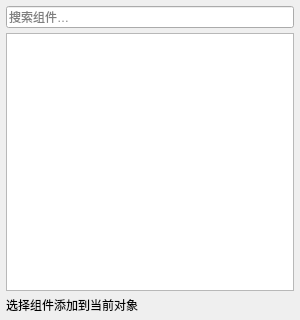
<?xml version="1.0" encoding="UTF-8"?>
<ui version="4.0"><class>AddComponentPopupForm</class><widget class="QDialog" name="AddComponentPopupForm">
<property name="windowTitle"><string>添加组件</string></property><property name="minimumSize"><size><width>300</width><height>320</height></size></property>
<layout class="QVBoxLayout" name="layout"><property name="spacing"><number>5</number></property><property name="leftMargin"><number>6</number></property><property name="rightMargin"><number>6</number></property><property name="topMargin"><number>6</number></property><property name="bottomMargin"><number>6</number></property>
<item><widget class="QLineEdit" name="searchEdit"><property name="placeholderText"><string>搜索组件…</string></property><property name="clearButtonEnabled"><bool>true</bool></property><property name="accessibleName"><string>搜索组件</string></property></widget></item>
<item><widget class="QTreeWidget" name="componentTree"><property name="headerHidden"><bool>true</bool></property><property name="editTriggers"><set>QAbstractItemView::NoEditTriggers</set></property><property name="uniformRowHeights"><bool>true</bool></property><column><property name="text"><string>组件</string></property></column></widget></item>
<item><widget class="QLabel" name="statusLabel"><property name="text"><string>选择组件添加到当前对象</string></property><property name="wordWrap"><bool>true</bool></property><property name="textFormat"><enum>Qt::PlainText</enum></property></widget></item>
</layout></widget><resources/><connections/></ui>
